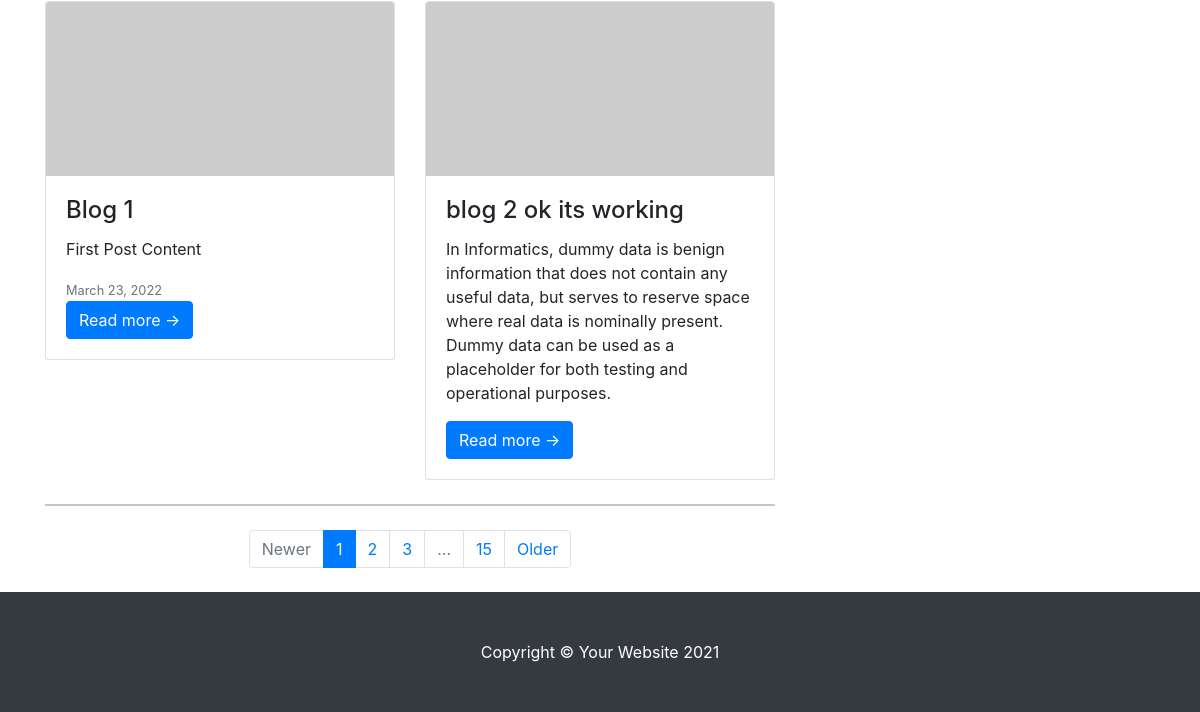
Page /blog/ (lower part) on the earlier database version.
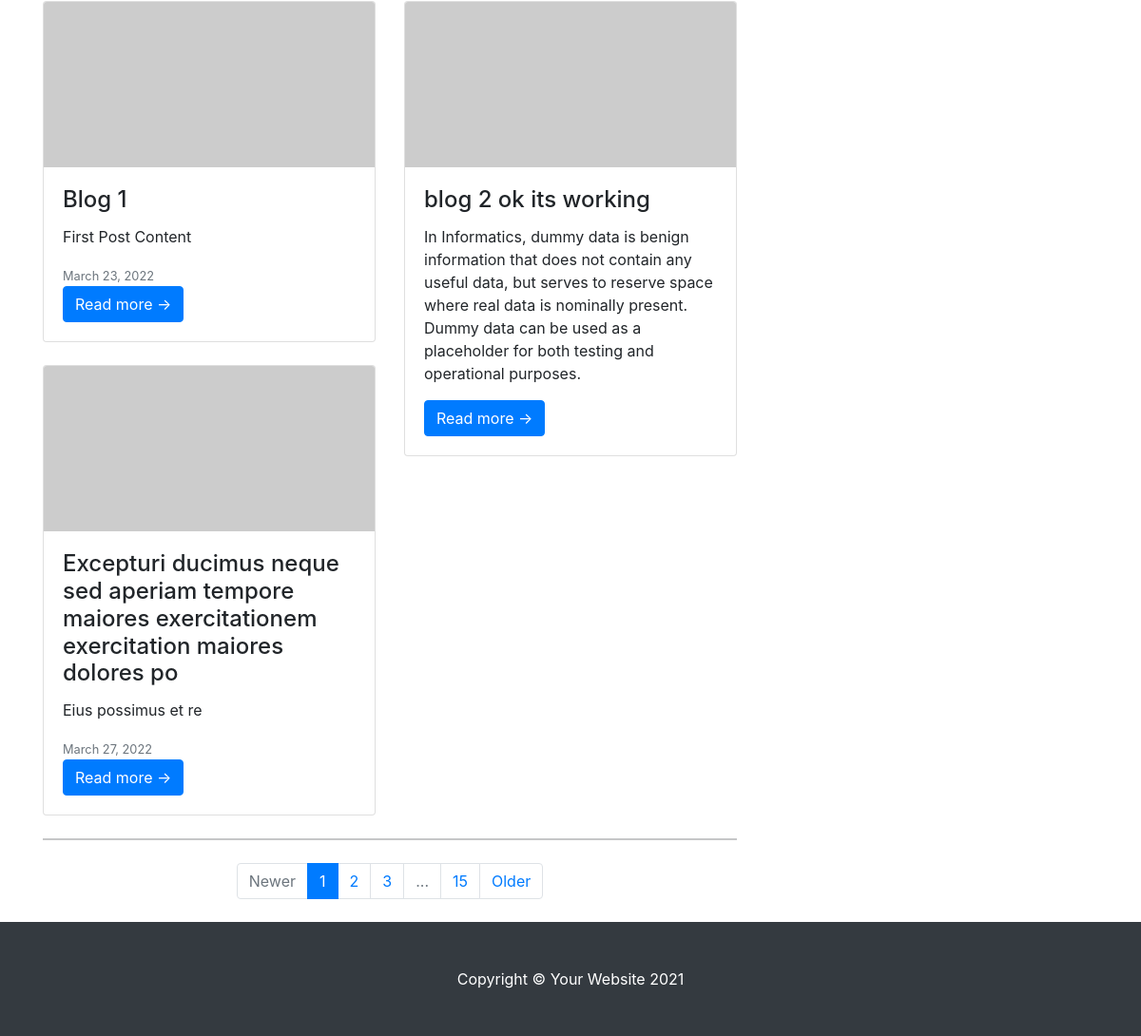
Same page on the later database version.
### core/models.py (models this page shows, shortened)
class Post(models.Model):
    title = models.CharField(max_length = 100)
    content = models.TextField()
    created_at = models.DateTimeField(default=timezone.now)
    author = models.ForeignKey(User, on_delete=models.CASCADE)

### core/views.py (the view)
# urls.py: path('', views.home, name="blog-home"),
def home(request):
    context = {
        'posts':Post.objects.all()
    }
    return render(request, 'home.html', context)

### core/templatetags/myTags.py (called while the page is built)
@register.filter
def lower(value):
    return value.lower()+" ok its working"

@register.filter
def module(number,value):
    return number % value

### core/templates/home.html (shortened to what this page needs)
{% extends "base.html" %}
{% load myTags %}
{% block content %}
    <div class="container">
            <div class="row">
                <div class="col-lg-8">
                    <div class="row">
                        <div class="col-lg-6">
                            {% for post in posts %}
                            {% if forloop.counter|module:2 != 0 %}
                            <div class="card mb-4">
                                <a href="#!"><img class="card-img-top" src="https://dummyimage.com/700x350/dee2e6/6c757d.jpg" alt="..." /></a>
                                <div class="card-body">
                                    <h2 class="card-title h4">{{ post.title }}</h2>
                                    <p class="card-text">{{ post.content }}</p>
                                    <div class="text-secondary">
                                        <small class="cart-test">{{ post.created_at|date:"F d, Y" }}</small>
                                    </div>
                                    <a class="btn btn-primary" href="#!">Read more →</a>
                                </div>
                            </div>
                            {% endif %}
                            {% endfor %}
                        </div>
                        <div class="col-lg-6">
                            {% for post in posts %}
                            {% if forloop.counter|module:2 == 0 %}
                            <div class="card mb-4">
                                <a href="#!"><img class="card-img-top" src="https://dummyimage.com/700x350/dee2e6/6c757d.jpg" alt="..." /></a>
                                <div class="card-body">
                                    <h2 class="card-title h4">{{ post.title|lower }}</h2>
                                    <p class="card-text">{{ post.content }}</p>
                                    <a class="btn btn-primary" href="#!">Read more →</a>
                                </div>
                            </div>
                            {% endif %}
                            {% endfor %}
                        </div>
                    </div>
                    <nav aria-label="Pagination">
                        <hr class="my-0" />
                        <ul class="pagination justify-content-center my-4">
                            <li class="page-item disabled"><a class="page-link" href="#" tabindex="-1" aria-disabled="true">Newer</a></li>
                            <li class="page-item active" aria-current="page"><a class="page-link" href="#!">1</a></li>
                            <li class="page-item"><a class="page-link" href="#!">2</a></li>
                            <li class="page-item"><a class="page-link" href="#!">3</a></li>
                            <li class="page-item disabled"><a class="page-link" href="#!">...</a></li>
                            <li class="page-item"><a class="page-link" href="#!">15</a></li>
                            <li class="page-item"><a class="page-link" href="#!">Older</a></li>
                        </ul>
                    </nav>
                </div>
                <div class="col-lg-4">
                </div>
            </div>
        </div>
{% endblock content %}

Differences in the rows shown:
added Post: title "Excepturi ducimus neque sed aperiam tempore maiores exercitationem exercitation maiores dolores po", content "Eius possimus et re", created_at "March 27, 2022"
